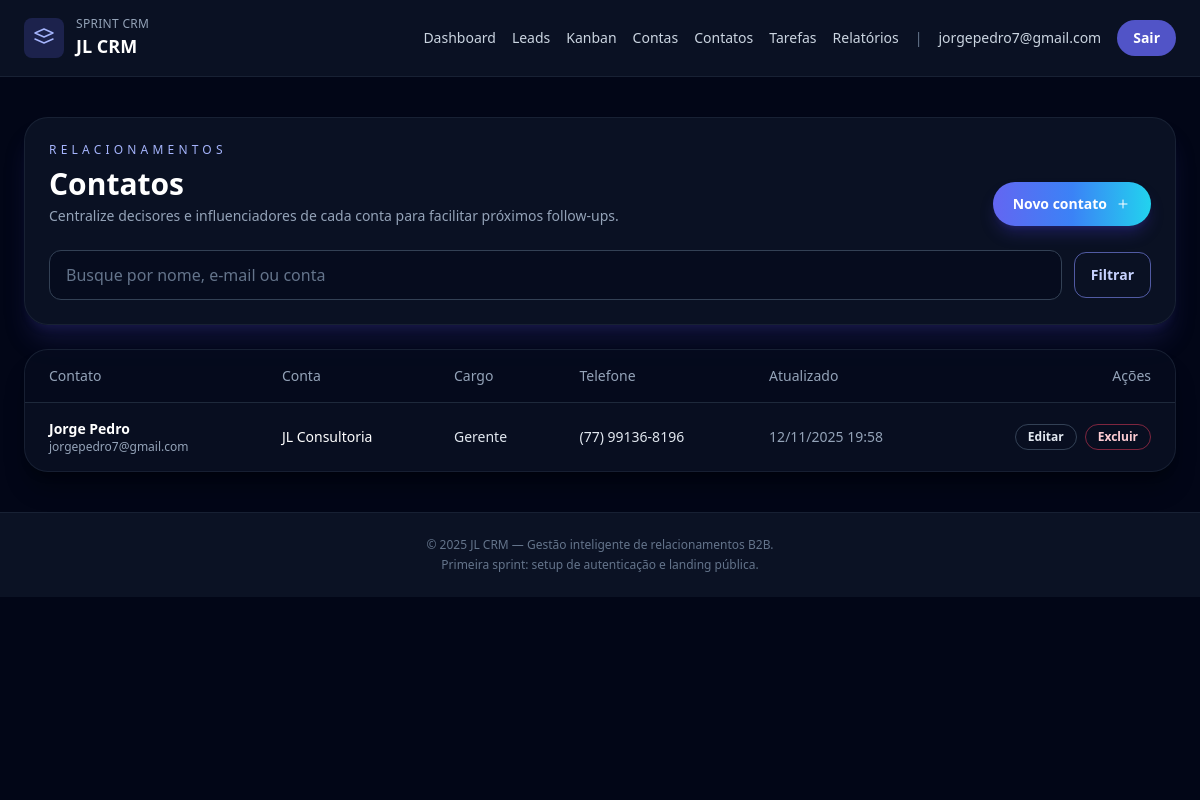
The app's page /contacts/ (signed in), older data.
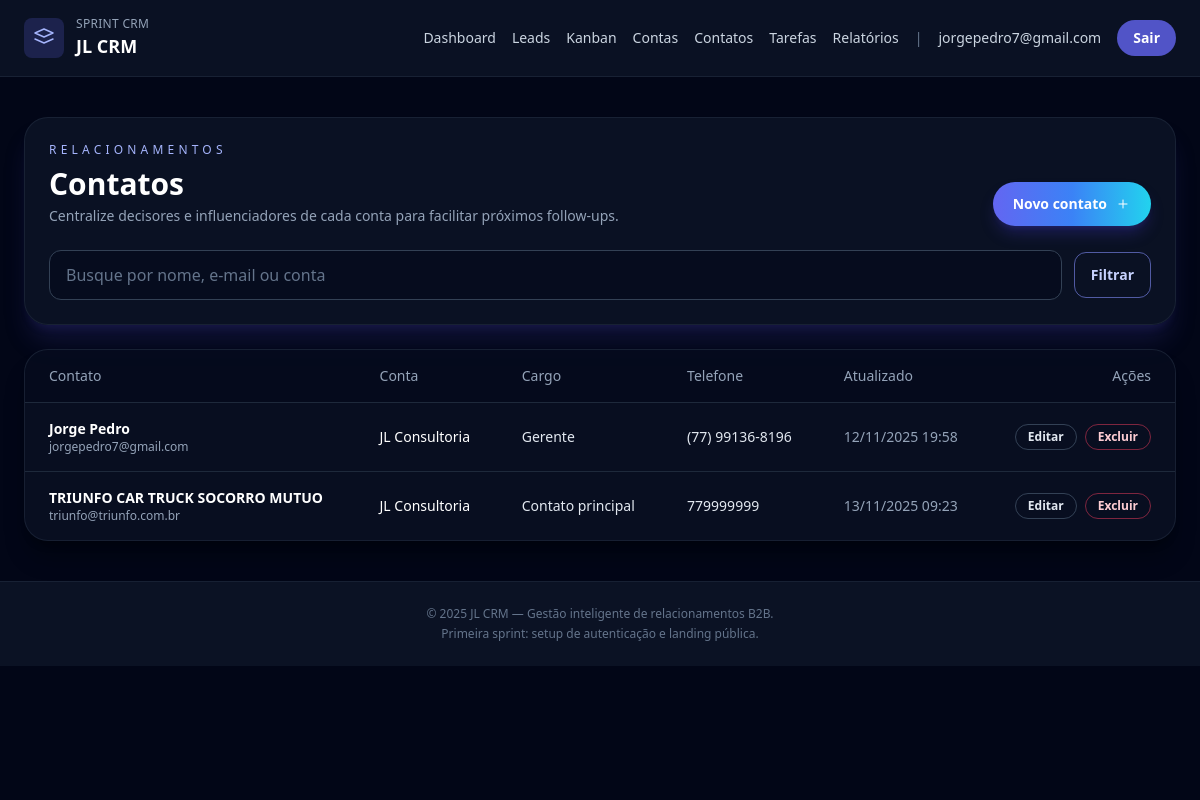
The same page, newer data.
### contacts/models.py (models this page shows, shortened)
class Contact(models.Model):
    owner = models.ForeignKey(
        settings.AUTH_USER_MODEL,
        on_delete=models.CASCADE,
        related_name='contacts',
    )
    account = models.ForeignKey(
        Account,
        on_delete=models.CASCADE,
        related_name='contacts',
    )
    name = models.CharField('Nome completo', max_length=150)
    email = models.EmailField('E-mail')
    phone = models.CharField('Telefone', max_length=20, blank=True)
    position = models.CharField('Cargo', max_length=120, blank=True)
    created_at = models.DateTimeField('Criado em', auto_now_add=True)
    updated_at = models.DateTimeField('Atualizado em', auto_now=True)
    class Meta:
        ordering = ['name']
        verbose_name = 'Contato'
        verbose_name_plural = 'Contatos'
        unique_together = ('owner', 'email')

### accounts/models.py (models this page shows, shortened)
class Account(models.Model):
    owner = models.ForeignKey(
        settings.AUTH_USER_MODEL,
        on_delete=models.CASCADE,
        related_name='accounts',
    )
    name = models.CharField('Nome da empresa', max_length=150)
    industry = models.CharField('Segmento', max_length=100, blank=True)
    city = models.CharField('Cidade', max_length=100, blank=True)
    website = models.URLField('Site', blank=True)
    created_at = models.DateTimeField('Criado em', auto_now_add=True)
    updated_at = models.DateTimeField('Atualizado em', auto_now=True)
    class Meta:
        ordering = ['name']
        verbose_name = 'Conta'
        verbose_name_plural = 'Contas'
        unique_together = ('owner', 'name')

### contacts/views.py (the view)
# urls.py: path('', ContactListView.as_view(), name='list'),
class ContactListView(ContactBaseMixin, ListView):
    template_name = 'contacts/contact_list.html'
    context_object_name = 'contacts'
    paginate_by = 20
    def get_queryset(self):
        queryset = super().get_queryset()
        query = self.request.GET.get('q')
        if query:
            queryset = queryset.filter(
                Q(name__icontains=query)
                | Q(email__icontains=query)
                | Q(account__name__icontains=query)
            )
        return queryset

### contacts/views.py (called while the page is built)
    def get_queryset(self):
        return Contact.objects.filter(owner=self.request.user).select_related('account')

### templates/contacts/contact_list.html (shortened to what the changed rows need)
{% extends 'base.html' %}
{% block content %}
<section class="space-y-6">
    <header class="rounded-3xl border border-slate-800/70 bg-slate-900/70 p-6 shadow-xl shadow-indigo-900/30">
        <div class="flex flex-col gap-4 md:flex-row md:items-end md:justify-between">
            <div>
                <h1 class="mt-2 text-3xl font-semibold text-white">Contatos</h1>
            </div>
        </div>
    </header>
    {% if contacts %}
        <div class="overflow-x-auto rounded-3xl border border-slate-800/70 bg-slate-900/50 shadow-xl shadow-black/30">
            <table class="min-w-full divide-y divide-slate-800 text-sm">
                <thead class="bg-slate-950/40 text-slate-400">
                    <tr>
                        <th scope="col" class="px-6 py-4 text-left font-medium">Contato</th>
                        <th scope="col" class="px-6 py-4 text-left font-medium">Conta</th>
                        <th scope="col" class="px-6 py-4 text-left font-medium">Cargo</th>
                        <th scope="col" class="px-6 py-4 text-left font-medium">Telefone</th>
                        <th scope="col" class="px-6 py-4 text-left font-medium">Atualizado</th>
                        <th scope="col" class="px-6 py-4 text-right font-medium">Ações</th>
                    </tr>
                </thead>
                <tbody class="divide-y divide-slate-800 text-slate-200">
                    {% for contact in contacts %}
                        <tr class="hover:bg-slate-900/80">
                            <td class="px-6 py-4">
                                <p class="font-semibold text-white">{{ contact.name }}</p>
                                <p class="text-xs text-slate-400">{{ contact.email }}</p>
                            </td>
                            <td class="px-6 py-4">
                                <p class="text-white">{{ contact.account.name }}</p>
                            </td>
                            <td class="px-6 py-4">{{ contact.position|default:'—' }}</td>
                            <td class="px-6 py-4">{{ contact.phone|default:'—' }}</td>
                            <td class="px-6 py-4 text-sm text-slate-400">{{ contact.updated_at|date:'d/m/Y H:i' }}</td>
                            <td class="px-6 py-4 text-right">
                                <div class="inline-flex gap-2">
                                    <a href="{% url 'contacts:update' contact.pk %}" class="rounded-full border border-slate-700 px-3 py-1 text-xs font-semibold text-slate-200 transition hover:border-indigo-400">Editar</a>
                                    <a href="{% url 'contacts:delete' contact.pk %}" class="rounded-full border border-rose-500/50 px-3 py-1 text-xs font-semibold text-rose-200 transition hover:bg-rose-500/20">Excluir</a>
                                </div>
                            </td>
                        </tr>
                    {% endfor %}
                </tbody>
            </table>
        </div>
    {% endif %}
</section>
{% endblock %}

Row changes from the older to the newer data that the page shows:
added Contact: name "TRIUNFO CAR TRUCK SOCORRO MUTUO", email "triunfo@triunfo.com.br", account.name "JL Consultoria", position "Contato principal", phone "779999999", updated_at "13/11/2025 09:23"
